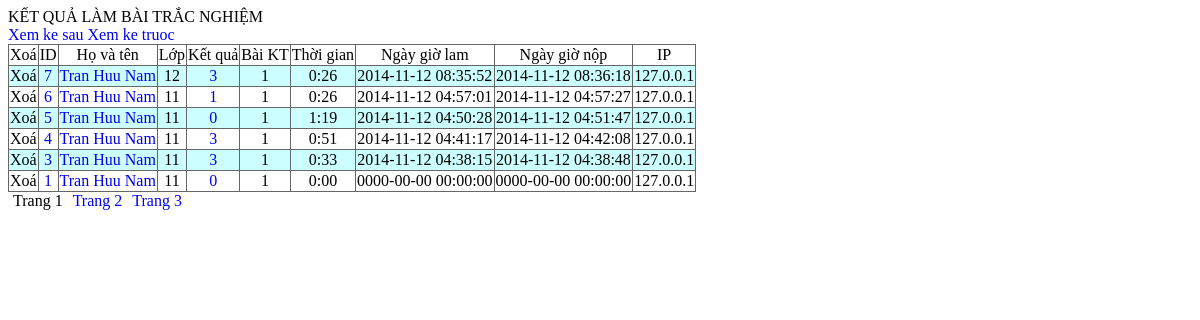
Screenshot of /qli/ketquatn.php with the database file from the repository.
### tables this page shows
CREATE TABLE IF NOT EXISTS `tn_ketqua` (
  `id` int(11) unsigned NOT NULL AUTO_INCREMENT,
  `bai` int(11) unsigned NOT NULL COMMENT 'Mã bài trắc nghiệm',
  `hoten` varchar(60) NOT NULL,
  `lop` varchar(8) NOT NULL,
  `cauhoi` varchar(250) NOT NULL COMMENT 'Các câu hỏi được chọn',
  `traloi` varchar(250) NOT NULL COMMENT 'Các câu đã trả lời',
  `caudung` tinyint(1) unsigned NOT NULL COMMENT 'Số câu đúng',
  `lucvao` timestamp NOT NULL DEFAULT CURRENT_TIMESTAMP ON UPDATE CURRENT_TIMESTAMP COMMENT 'Lúc đăng nhập',
  `lucdau` timestamp NOT NULL DEFAULT '0000-00-00 00:00:00' COMMENT 'Lúc bắt đầu làm bài',
  `lucnop` timestamp NOT NULL DEFAULT '0000-00-00 00:00:00' COMMENT 'Lúc nộp bài',
  `ip` varchar(15) NOT NULL COMMENT 'Địa chỉ IP',
  PRIMARY KEY (`id`)
);

### qli/ketquatn.php (the view, shortened to what this page needs)
<?php
$id=0;
$page = 1;
$sl1page = 30;
$xemten="";
$xoa = "";
$xid=isset($_GET['id'])?intval($_GET['id']):0;
echo "<html><head><title>Kết quả kiểm tra trắc nghiệm</title>";
?>
<link rel="stylesheet" href='mystyles.css' type='text/css'>
<?php
echo "</head><body>";
echo "<div id='tracnghiem'>";
echo "KẾT QUẢ LÀM BÀI TRẮC NGHIỆM<BR/>";
echo "<div><a href='?id=".($xid+1)."'>Xem ke sau</a> <a href='?id=".($xid-1)."'>Xem ke truoc</a></div>";
echo "<table id='ketquatracnghiem'>";
echo "<tr align='center'><td>Xoá</td><td>ID</td><td>Họ và tên</td><td>Lớp</td><td>Kết quả</td><td>Bài KT</td><td>Thời gian</td><td>Ngày giờ lam</td><td>Ngày giờ nộp</td><td>IP</td></tr>";
$sql = "select *,lucnop-lucdau as tgian from tn_ketqua where (hoten like '%$xemten%') order by ".($xemten?"hoten,id":"id")." desc limit ".(($page-1)*$sl1page).",".$sl1page;
$result = mysql_query($sql) or die (mysql_error());
$r=1;
while ($data = mysql_fetch_array($result)) {
	if ($id==0) $id = $data['id'];
	echo "<tr align='center' class='row".($r++%2)."'>";
	echo "<td><span class='xoa$xoa' id='".$data['id']."'>Xoá</span></td>";
	echo "<td><a href='?id=".$data['id']."'>".$data['id']."</a></td>";
	echo "<td align='left'><a href='ketquatn.php?ten=".$data['hoten']."'>".$data['hoten']."</a></td>";
	echo "<td>".strtoupper($data['lop'])."</td>";
	echo "<td><a href='xembai.php?id=".$data['id']."'>".$data['caudung']."</a></td>";
	echo "<td>".$data['bai']."</td>";
	echo "<td>";
	$phut=(int)($data['tgian']/100);
	$giay=$data['tgian'] % 100;
	if ($giay>=60) $giay-=40;
	echo  $phut .":". ($giay<=9?"0":"").$giay;
	echo "</td>";
	echo "<td>".$data['lucdau']."</td>";
	echo "<td>".$data['lucnop']."</td>";
	echo "<td align='left'>".$data['ip']."</td>";
	echo "</tr>";
}
echo "</table>";
echo "</div>";
echo "<span class='page'>Trang ".$page."</span>";
if ($id>0) echo "<a href='?p=".($page+1)."' class='page'>Trang ".($page+1)."</a>";
if ($id>1) echo "<a href='?p=".($page+2)."' class='page'>Trang ".($page+2)."</a>";
echo "</body></html>";
?>

### qli/mystyles.css (style rules this page uses)
table { border-width: 1px; border-color: #666666; border-collapse: collapse; }
table td { border-width: 1px; border-style: solid; border-color: #666666; }
.page { margin: 5px 5px 5px 5px; }
tr.row0 { background-color: #FFF; }
tr.row1 { background-color: #CFF; }
a { text-decoration: none; }

### rows the page displays
tn_ketqua: id "7", hoten "Tran Huu Nam", lop "12", caudung "3", bai "1", phut "0", giay "26", lucdau "2014-11-12 08:35:52", lucnop "2014-11-12 08:36:18", ip "127.0.0.1"
tn_ketqua: id "6", hoten "Tran Huu Nam", lop "11", caudung "1", bai "1", phut "0", giay "26", lucdau "2014-11-12 04:57:01", lucnop "2014-11-12 04:57:27", ip "127.0.0.1"
tn_ketqua: id "5", hoten "Tran Huu Nam", lop "11", caudung "0", bai "1", phut "1", giay "19", lucdau "2014-11-12 04:50:28", lucnop "2014-11-12 04:51:47", ip "127.0.0.1"
tn_ketqua: id "4", hoten "Tran Huu Nam", lop "11", caudung "3", bai "1", phut "0", giay "51", lucdau "2014-11-12 04:41:17", lucnop "2014-11-12 04:42:08", ip "127.0.0.1"
tn_ketqua: id "3", hoten "Tran Huu Nam", lop "11", caudung "3", bai "1", phut "0", giay "33", lucdau "2014-11-12 04:38:15", lucnop "2014-11-12 04:38:48", ip "127.0.0.1"
tn_ketqua: id "1", hoten "Tran Huu Nam", lop "11", caudung "0", bai "1", phut "0", giay "0", lucdau "0000-00-00 00:00:00", lucnop "0000-00-00 00:00:00", ip "127.0.0.1"

### other values shown
$page "1"
$page+1 "2"
$page+2 "3"
